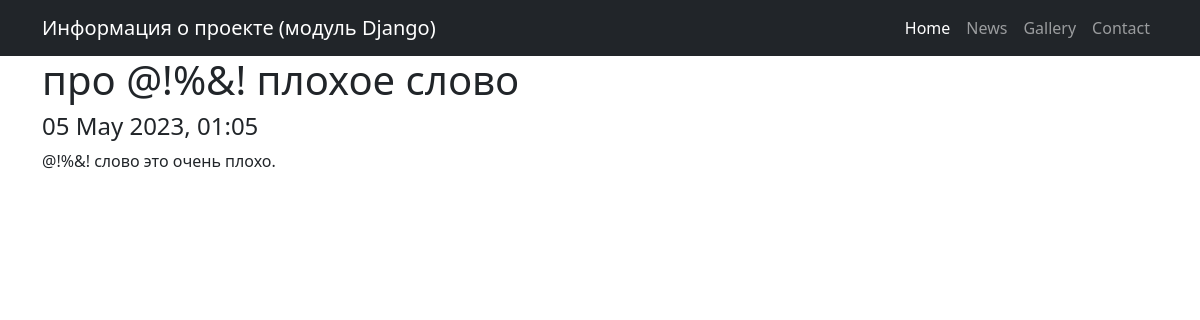
/news/postdetail/3/, run on the app's committed database.
### news/models.py (models this page shows, shortened)
class Post (models.Model):
    autor = models.ForeignKey(Autor, on_delete=models.CASCADE)
    NEWS = 'NW'
    ARTICLE = 'AR'
    CATEGORY_CHOICES = (
        (NEWS, 'Новость'),
        (ARTICLE, 'Статья'),
    )
    categoryTypes = models.CharField(max_length=2, choices=CATEGORY_CHOICES, default=ARTICLE)
    dateCreation = models.DateTimeField(auto_now_add=True)
    postCategory = models.ManyToManyField(Category, through='PostCategory')
    title = models.CharField(max_length=128)
    text = models.TextField()
    rating = models.SmallIntegerField(default=0)

### news/views.py (the view)
# urls.py: path('postdetail/<int:pk>/', PostDetail.as_view()),
class PostDetail(DetailView):
    model = Post
    context_object_name = 'postdetail'
    ordering = '-dateCreation'

### news/templatetags/filters.py (called while the page is built)
@register.filter(name='censor')
def censor(value):
    x = value.lower()
    if ' ' in x:
        a = list(x.split(' '))
        for i in a:
            if i in bad_words:
                y = a.index(i)
                a.remove(i)
                a.insert(y, '@!%&!')
                value = (" ".join(a))
                return value
    if x in bad_words:
        x = '@!%&!'
        return x
    else:
        return x

### news/templates/news/post_detail.html (shortened to what this page needs)
{% extends 'index.html' %}
{% load filters %}
{% block content %}
<h1>{{ postdetail.title | censor }}</h1>
<h4>{{ postdetail.dateCreation|date:'d M Y, H:m'  }}</h4>
<p>{{ postdetail.text | censor }}</p>
{% endblock content %}

### data on the page
Post: title|censor "про @!%&! плохое слово", dateCreation "05 May 2023, 01:05", text|censor "@!%&! слово это очень плохо."
